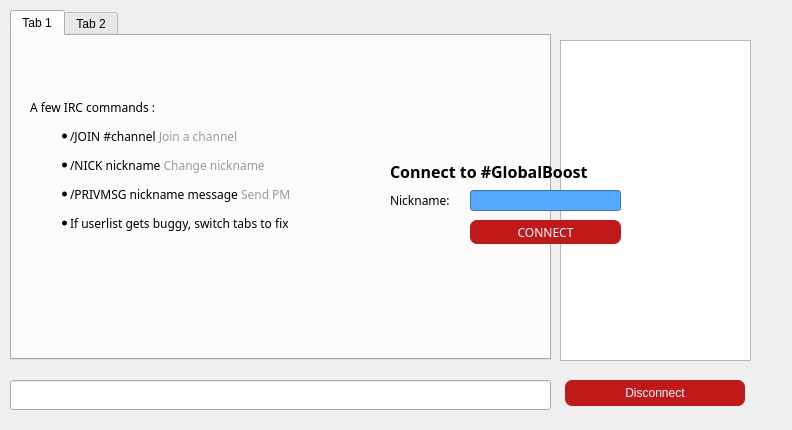
<?xml version="1.0" encoding="UTF-8"?>
<ui version="4.0">
 <class>ChatWindowClass</class>
 <widget class="QWidget" name="ChatWindowClass">
  <property name="geometry">
   <rect>
    <x>0</x>
    <y>0</y>
    <width>792</width>
    <height>430</height>
   </rect>
  </property>
  <widget class="QWidget" name="widget_2" native="true">
   <property name="geometry">
    <rect>
     <x>0</x>
     <y>0</y>
     <width>791</width>
     <height>511</height>
    </rect>
   </property>
   <widget class="QWidget" name="splitter" native="true">
    <property name="enabled">
     <bool>true</bool>
    </property>
    <property name="geometry">
     <rect>
      <x>0</x>
      <y>10</y>
      <width>791</width>
      <height>420</height>
     </rect>
    </property>
    <property name="styleSheet">
     <string notr="true"/>
    </property>
    <widget class="QTabWidget" name="tab">
     <property name="geometry">
      <rect>
       <x>10</x>
       <y>0</y>
       <width>541</width>
       <height>350</height>
      </rect>
     </property>
     <property name="styleSheet">
      <string notr="true"/>
     </property>
     <property name="tabShape">
      <enum>QTabWidget::Rounded</enum>
     </property>
     <property name="currentIndex">
      <number>0</number>
     </property>
     <property name="tabsClosable">
      <bool>false</bool>
     </property>
     <widget class="QWidget" name="widget_4">
      <attribute name="title">
       <string>Tab 1</string>
      </attribute>
     </widget>
     <widget class="QWidget" name="tab_5">
      <attribute name="title">
       <string>Tab 2</string>
      </attribute>
     </widget>
    </widget>
    <widget class="QLineEdit" name="lineEdit">
     <property name="geometry">
      <rect>
       <x>10</x>
       <y>370</y>
       <width>541</width>
       <height>30</height>
      </rect>
     </property>
     <property name="sizePolicy">
      <sizepolicy hsizetype="Fixed" vsizetype="Fixed">
       <horstretch>0</horstretch>
       <verstretch>0</verstretch>
      </sizepolicy>
     </property>
     <property name="maximumSize">
      <size>
       <width>16777215</width>
       <height>30</height>
      </size>
     </property>
     <property name="styleSheet">
      <string notr="true"/>
     </property>
    </widget>
    <widget class="QListView" name="userView">
     <property name="geometry">
      <rect>
       <x>560</x>
       <y>30</y>
       <width>191</width>
       <height>321</height>
      </rect>
     </property>
     <property name="minimumSize">
      <size>
       <width>0</width>
       <height>300</height>
      </size>
     </property>
     <property name="styleSheet">
      <string notr="true">
QScrollBar:vertical {
     border: 0px solid grey;
     background: white;
     width: 9px;
     margin: 0px 0px 0 0px;
 }
 QScrollBar::handle:vertical {
     background: rgb(191,25,25);
     min-width: 20px;
 }

QScrollBar:horizontal {
     border: 0px solid grey;
     background: white;
     width: 9px;
     margin: 0px 0px 0 0px;
 }
 QScrollBar::handle:horizontal{
     background: rgb(191,25,25);
     min-width: 20px;
 }</string>
     </property>
    </widget>
    <widget class="QPushButton" name="disconnect">
     <property name="geometry">
      <rect>
       <x>565</x>
       <y>370</y>
       <width>180</width>
       <height>26</height>
      </rect>
     </property>
     <property name="styleSheet">
      <string notr="true">QPushButton {
 color: white;
 background-color: #BF1919;
 border-width: 0px;
 border-color: #339;
 border-style: solid;
 border-radius: 7;
 padding: 3px;
 font-size: 12px;
 padding-left: 5px;
 padding-right: 5px;
 min-width: 170px;
 max-width:170px;
 min-height: 20px;
 max-height: 20px;
}

QPushButton:!enabled {
	background-color: #769597;
}

QPushButton:hover {
	background-color: #990000;
}

QPushButton:pressed:flat {
	background-color: #00a99d;
}</string>
     </property>
     <property name="text">
      <string>Disconnect</string>
     </property>
    </widget>
   </widget>
   <widget class="QWidget" name="hide3" native="true">
    <property name="geometry">
     <rect>
      <x>0</x>
      <y>0</y>
      <width>791</width>
      <height>420</height>
     </rect>
    </property>
    <property name="styleSheet">
     <string notr="true">font-family:Proxima Nova Rg;</string>
    </property>
    <widget class="QLabel" name="label_2">
     <property name="geometry">
      <rect>
       <x>30</x>
       <y>60</y>
       <width>351</width>
       <height>211</height>
      </rect>
     </property>
     <property name="text">
      <string>&lt;html&gt;&lt;head/&gt;&lt;body&gt;&lt;p&gt;A few IRC commands :&lt;/p&gt;&lt;ul style=&quot;margin-top: 0px; margin-bottom: 0px; margin-left: 0px; margin-right: 0px; -qt-list-indent: 1;&quot;&gt;&lt;li style=&quot; margin-top:12px; margin-bottom:12px; margin-left:0px; margin-right:0px; -qt-block-indent:0; text-indent:0px;&quot;&gt;/JOIN #channel &lt;span style=&quot; color:#9a9a9a;&quot;&gt;Join a channel&lt;/span&gt;&lt;/li&gt;&lt;li style=&quot; margin-top:12px; margin-bottom:12px; margin-left:0px; margin-right:0px; -qt-block-indent:0; text-indent:0px;&quot;&gt;/NICK nickname &lt;span style=&quot; color:#9a9a9a;&quot;&gt;Change nickname&lt;/span&gt;&lt;/li&gt;&lt;li style=&quot; margin-top:12px; margin-bottom:12px; margin-left:0px; margin-right:0px; -qt-block-indent:0; text-indent:0px;&quot;&gt;/PRIVMSG nickname message &lt;span style=&quot; color:#9a9a9a;&quot;&gt;Send PM &lt;/span&gt;&lt;/li&gt;&lt;li style=&quot; margin-top:0px; margin-bottom:0px; margin-left:0px; margin-right:0px; -qt-block-indent:0; text-indent:0px;&quot;&gt;If userlist gets buggy, switch tabs to fix&lt;/li&gt;&lt;/ul&gt;&lt;/body&gt;&lt;/html&gt;</string>
     </property>
    </widget>
    <widget class="QLineEdit" name="editPseudo">
     <property name="geometry">
      <rect>
       <x>470</x>
       <y>190</y>
       <width>151</width>
       <height>21</height>
      </rect>
     </property>
     <property name="styleSheet">
      <string notr="true">background-color: rgb(85, 170, 255);</string>
     </property>
     <property name="text">
      <string/>
     </property>
    </widget>
    <widget class="QLabel" name="label_5">
     <property name="geometry">
      <rect>
       <x>390</x>
       <y>190</y>
       <width>81</width>
       <height>21</height>
      </rect>
     </property>
     <property name="text">
      <string>Nickname:</string>
     </property>
    </widget>
    <widget class="QPushButton" name="buttonConnect">
     <property name="geometry">
      <rect>
       <x>470</x>
       <y>220</y>
       <width>151</width>
       <height>24</height>
      </rect>
     </property>
     <property name="styleSheet">
      <string notr="true">QPushButton {
 color: white;
 background-color: #BF1919;
 border-width: 0px;
 border-color: #339;
 border-style: solid;
 border-radius: 7;
 padding: 3px;
 font-size: 12px;
 padding-left: 5px;
 padding-right: 5px;
 min-width: 80px;
 max-width:150px;
 min-height: 18px;
 max-height: 18px;
}

QPushButton:!enabled {
	background-color: #769597;
}

QPushButton:hover {
	background-color: #990000;
}

QPushButton:pressed:flat {
	background-color: #00a99d;
}</string>
     </property>
     <property name="text">
      <string>CONNECT</string>
     </property>
    </widget>
    <widget class="QLabel" name="label_10">
     <property name="geometry">
      <rect>
       <x>390</x>
       <y>160</y>
       <width>231</width>
       <height>21</height>
      </rect>
     </property>
     <property name="text">
      <string>&lt;html&gt;&lt;head/&gt;&lt;body&gt;&lt;p&gt;&lt;span style=&quot; font-size:12pt; font-weight:600;&quot;&gt;Connect to #GlobalBoost&lt;/span&gt;&lt;/p&gt;&lt;/body&gt;&lt;/html&gt;</string>
     </property>
    </widget>
   </widget>
  </widget>
  <action name="actionQuit">
   <property name="text">
    <string>Quitter</string>
   </property>
   <property name="shortcut">
    <string>Ctrl+Q</string>
   </property>
  </action>
  <action name="actionCloseTab">
   <property name="text">
    <string>Fermer l'onglet</string>
   </property>
  </action>
 </widget>
 <layoutdefault spacing="6" margin="11"/>
 <resources/>
 <connections/>
</ui>
